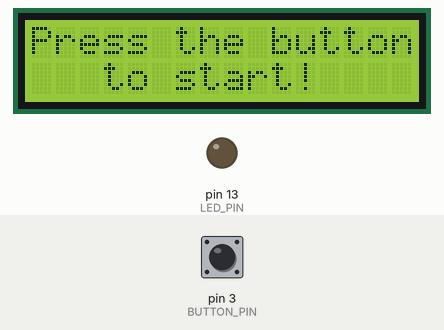
This sketch was run on a simulated Arduino Uno, built with avr-gcc and run on an emulated ATmega328P. Parts: 16×2 character LCD, output pins drawn as LEDs (lit = HIGH). The test bench sets the inputs (shaded band); at power-on: pin 3 (BUTTON_PIN) LOW.

Above: at 1.2 s.
1.3 s: pin 3 (BUTTON_PIN) pulsed HIGH 2 times (0.12 s each, 0.3 s apart)
At 1.61 s:
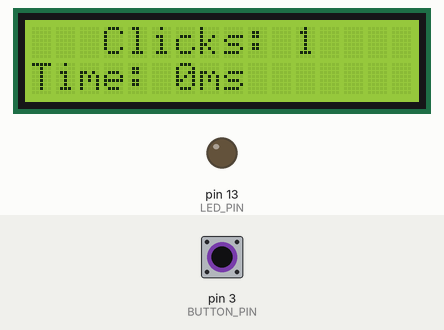
3.8 s: pin 3 (BUTTON_PIN) pulled HIGH for 0.15 s
At 4.15 s:
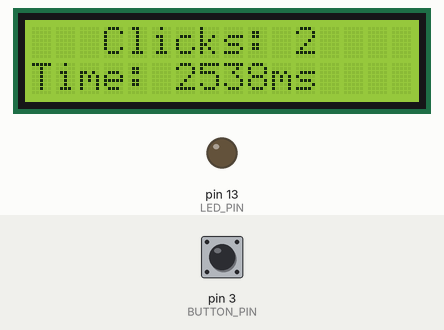
4.5 s: pin 3 (BUTTON_PIN) pulled HIGH for 0.15 s
At 5.11 s:
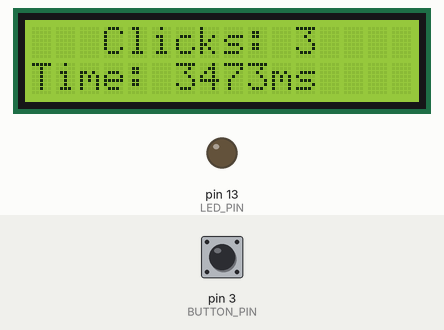
5.2 s: pin 3 (BUTTON_PIN) pulled HIGH for 3.2 s
At 8.63 s:
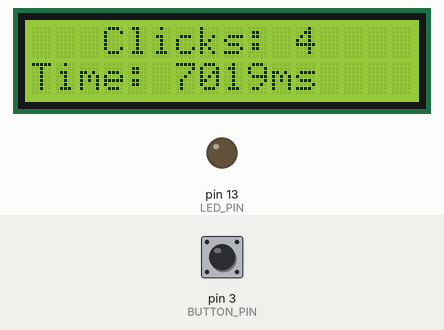
Timing chart, 0 to 10.0 s (numbered marks = the images above; inputs shaded):
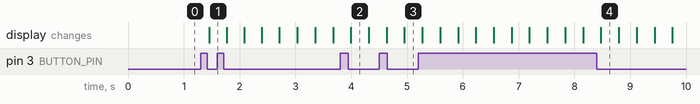

Measured:
- after the input at 1.3 s, the display: changes after 0.15 s (image 1)

The sketch:

CPSTest.ino
```cpp
#include <Wire.h>
#include <LiquidCrystal_I2C.h>
LiquidCrystal_I2C lcd(0x27, 16, 2);

// Define all vars
int lastStatus = 0;
int clicks = 0;
int startTime = 0;

// Define const pins
const int BUTTON_PIN = 3;
const int LED_PIN = 13;

// Setup
void setup(){
  lcd.init();         // initialize the lcd
  lcd.backlight();    // Turn on the LCD screen backlight
  pinMode(LED_PIN, OUTPUT);
  pinMode(BUTTON_PIN, INPUT);
  Serial.begin(9600);
}

void loop(){
  if(digitalRead(BUTTON_PIN) != lastStatus){
    if(lastStatus == 1 && clicks < 5){
      if(clicks == 0){
        startTime = millis();
      }

      clicks++;
    }
  }
  if(clicks != 5){
  updateLCD(clicks, millis() - startTime);};

  lastStatus = digitalRead(BUTTON_PIN);
  delay(25);

}

// Display Info
void updateLCD(int clicksSoFar, int currentTime){
  lcd.clear();
  if(clicksSoFar == 0){
    lcd.setCursor(0, 0);
    lcd.print("Press the button");
    lcd.setCursor(3, 1);
    lcd.print("to start!");
  } else if(clicks == 5){
    lcd.setCursor(1, 0);
    lcd.print("You finished!");
    lcd.setCursor(0, 1);
    lcd.print("Avg: " + String(currentTime / 5.0) + "ms");
  } else {
    lcd.setCursor(3, 0);
    lcd.print("Clicks: " + String(clicksSoFar));
    lcd.setCursor(0, 1);
    lcd.print("Time: " + String(currentTime)+"ms");
  }
}
```
